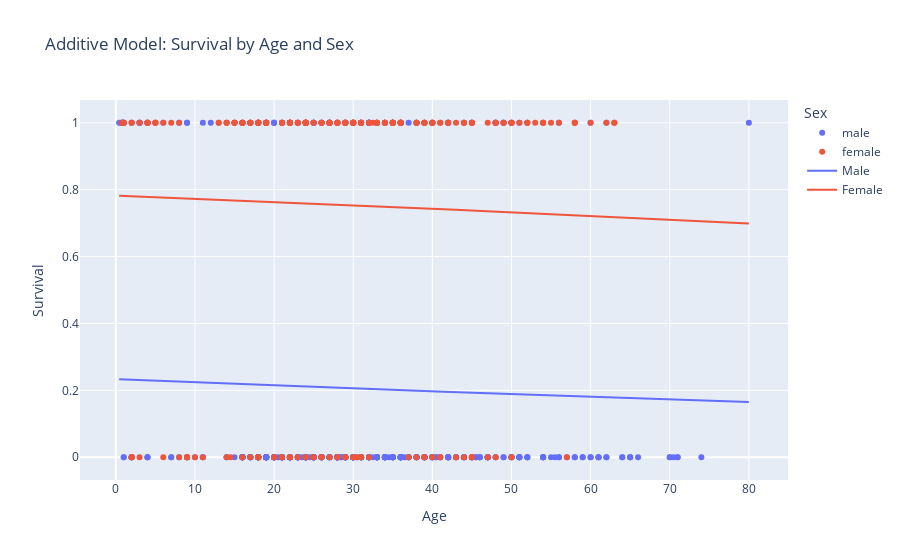
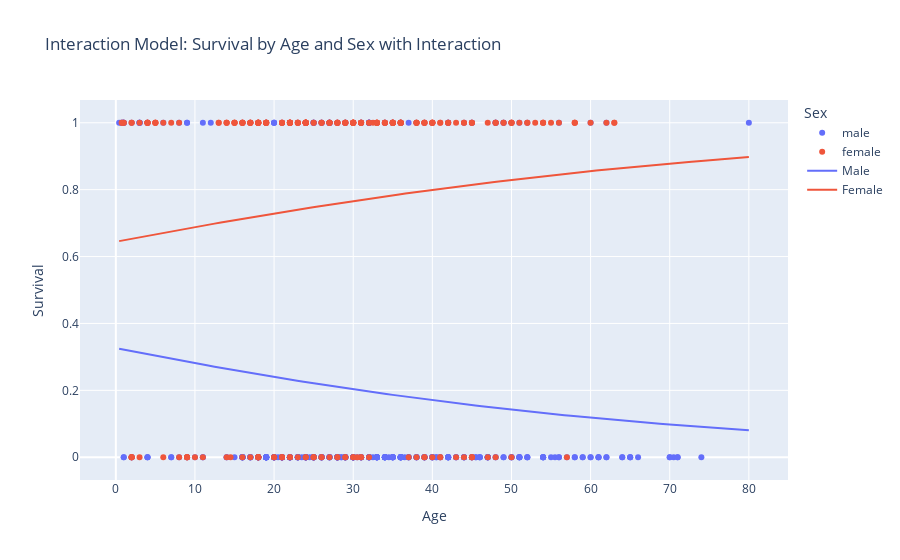

The notebook cell these images were saved under, in order:
### Code cell
#3. 
import pandas as pd
import statsmodels.formula.api as smf
import plotly.express as px
import seaborn as sns
df = sns.load_dataset('titanic')
df = df.dropna(subset=['survived', 'age', 'sex'])
df['sex_binary'] = df['sex'].map({'male': 0, 'female': 1})
additive_formula = 'survived ~ age + sex_binary'
additive_model = smf.logit(additive_formula, data=df).fit()
print(additive_model.summary())
interaction_formula = 'survived ~ age * sex_binary'
interaction_model = smf.logit(interaction_formula, data=df).fit()
print(interaction_model.summary())
# Simulate data for plotting
import numpy as np

# Create a range of ages
age_range = np.linspace(df['age'].min(), df['age'].max(), 100)

# Predict survival probabilities for males and females
male_preds = additive_model.predict(pd.DataFrame({'age': age_range, 'sex_binary': 0}))
female_preds = additive_model.predict(pd.DataFrame({'age': age_range, 'sex_binary': 1}))

# Create a DataFrame for plotting
plot_df = pd.DataFrame({
    'age': np.concatenate([age_range, age_range]),
    'survival_probability': np.concatenate([male_preds, female_preds]),
    'sex': ['Male']*100 + ['Female']*100
})

# Plot the data
fig = px.scatter(df, x='age', y='survived', color='sex',
                 labels={'survived': 'Survival', 'age': 'Age', 'sex': 'Sex'},
                 title='Additive Model: Survival by Age and Sex')

# Add lines
fig.add_traces(px.line(plot_df, x='age', y='survival_probability', color='sex').data)

fig.show()
# Predict survival probabilities with interaction
male_preds_int = interaction_model.predict(pd.DataFrame({'age': age_range, 'sex_binary': 0}))
female_preds_int = interaction_model.predict(pd.DataFrame({'age': age_range, 'sex_binary': 1}))

# Create a DataFrame for plotting
plot_df_int = pd.DataFrame({
    'age': np.concatenate([age_range, age_range]),
    'survival_probability': np.concatenate([male_preds_int, female_preds_int]),
    'sex': ['Male']*100 + ['Female']*100
})

# Plot the data
fig_int = px.scatter(df, x='age', y='survived', color='sex',
                     labels={'survived': 'Survival', 'age': 'Age', 'sex': 'Sex'},
                     title='Interaction Model: Survival by Age and Sex with Interaction')

# Add lines
fig_int.add_traces(px.line(plot_df_int, x='age', y='survival_probability', color='sex').data)

fig_int.show()

### Figure 1 — Plotly figure (JSON) as saved in the notebook; plotly's stock layout.template omitted (floating-point values rounded to 4 significant figures; data arrays with more than 128 entries replaced by an {"elided": "..."} marker saying what was removed)
{"data": [{"hovertemplate": "Sex=male<br>Age=%{x}<br>Survival=%{y}<extra></extra>", "legendgroup": "male", "marker": {"color": "#636efa", "symbol": "circle"}, "mode": "markers", "name": "male", "orientation": "v", "showlegend": true, "type": "scatter", "x": {"elided": "453 float values"}, "xaxis": "x", "y": {"elided": "453 int values"}, "yaxis": "y"}, {"hovertemplate": "Sex=female<br>Age=%{x}<br>Survival=%{y}<extra></extra>", "legendgroup": "female", "marker": {"color": "#EF553B", "symbol": "circle"}, "mode": "markers", "name": "female", "orientation": "v", "showlegend": true, "type": "scatter", "x": {"elided": "261 float values"}, "xaxis": "x", "y": {"elided": "261 int values"}, "yaxis": "y"}, {"hovertemplate": "sex=Male<br>age=%{x}<br>survival_probability=%{y}<extra></extra>", "legendgroup": "Male", "line": {"color": "#636efa", "dash": "solid"}, "marker": {"symbol": "circle"}, "mode": "lines", "name": "Male", "orientation": "v", "showlegend": true, "type": "scatter", "x": [0.42, 1.224, 2.028, 2.832, 3.635, 4.439, 5.243, 6.047, 6.851, 7.655, 8.458, 9.262, 10.07, 10.87, 11.67, 12.48, 13.28, 14.09, 14.89, 15.69, 16.5, 17.3, 18.1, 18.91, 19.71, 20.52, 21.32, 22.12, 22.93, 23.73, 24.54, 25.34, 26.14, 26.95, 27.75, 28.55, 29.36, 30.16, 30.97, 31.77, 32.57, 33.38, 34.18, 34.99, 35.79, 36.59, 37.4, 38.2, 39.0, 39.81, 40.61, 41.42, 42.22, 43.02, 43.83, 44.63, 45.43, 46.24, 47.04, 47.85, 48.65, 49.45, 50.26, 51.06, 51.87, 52.67, 53.47, 54.28, 55.08, 55.88, 56.69, 57.49, 58.3, 59.1, 59.9, 60.71, 61.51, 62.32, 63.12, 63.92, 64.73, 65.53, 66.33, 67.14, 67.94, 68.75, 69.55, 70.35, 71.16, 71.96, 72.77, 73.57, 74.37, 75.18, 75.98, 76.78, 77.59, 78.39, 79.2, 80], "xaxis": "x", "y": [0.2331, 0.2323, 0.2315, 0.2308, 0.23, 0.2292, 0.2284, 0.2277, 0.2269, 0.2261, 0.2254, 0.2246, 0.2239, 0.2231, 0.2224, 0.2216, 0.2209, 0.2201, 0.2194, 0.2186, 0.2179, 0.2171, 0.2164, 0.2156, 0.2149, 0.2142, 0.2134, 0.2127, 0.212, 0.2112, 0.2105, 0.2098, 0.2091, 0.2084, 0.2076, 0.2069, 0.2062, 0.2055, 0.2048, 0.2041, 0.2034, 0.2027, 0.202, 0.2013, 0.2006, 0.1999, 0.1992, 0.1985, 0.1978, 0.1971, 0.1964, 0.1957, 0.195, 0.1943, 0.1937, 0.193, 0.1923, 0.1916, 0.1909, 0.1903, 0.1896, 0.1889, 0.1883, 0.1876, 0.1869, 0.1863, 0.1856, 0.185, 0.1843, 0.1836, 0.183, 0.1823, 0.1817, 0.181, 0.1804, 0.1798, 0.1791, 0.1785, 0.1778, 0.1772, 0.1766, 0.1759, 0.1753, 0.1747, 0.174, 0.1734, 0.1728, 0.1722, 0.1715, 0.1709, 0.1703, 0.1697, 0.1691, 0.1685, 0.1679, 0.1672, 0.1666, 0.166, 0.1654, 0.1648], "yaxis": "y"}, {"hovertemplate": "sex=Female<br>age=%{x}<br>survival_probability=%{y}<extra></extra>", "legendgroup": "Female", "line": {"color": "#EF553B", "dash": "solid"}, "marker": {"symbol": "circle"}, "mode": "lines", "name": "Female", "orientation": "v", "showlegend": true, "type": "scatter", "x": [0.42, 1.224, 2.028, 2.832, 3.635, 4.439, 5.243, 6.047, 6.851, 7.655, 8.458, 9.262, 10.07, 10.87, 11.67, 12.48, 13.28, 14.09, 14.89, 15.69, 16.5, 17.3, 18.1, 18.91, 19.71, 20.52, 21.32, 22.12, 22.93, 23.73, 24.54, 25.34, 26.14, 26.95, 27.75, 28.55, 29.36, 30.16, 30.97, 31.77, 32.57, 33.38, 34.18, 34.99, 35.79, 36.59, 37.4, 38.2, 39.0, 39.81, 40.61, 41.42, 42.22, 43.02, 43.83, 44.63, 45.43, 46.24, 47.04, 47.85, 48.65, 49.45, 50.26, 51.06, 51.87, 52.67, 53.47, 54.28, 55.08, 55.88, 56.69, 57.49, 58.3, 59.1, 59.9, 60.71, 61.51, 62.32, 63.12, 63.92, 64.73, 65.53, 66.33, 67.14, 67.94, 68.75, 69.55, 70.35, 71.16, 71.96, 72.77, 73.57, 74.37, 75.18, 75.98, 76.78, 77.59, 78.39, 79.2, 80], "xaxis": "x", "y": [0.7816, 0.7809, 0.7801, 0.7794, 0.7786, 0.7779, 0.7771, 0.7763, 0.7756, 0.7748, 0.7741, 0.7733, 0.7725, 0.7718, 0.771, 0.7702, 0.7695, 0.7687, 0.7679, 0.7671, 0.7663, 0.7656, 0.7648, 0.764, 0.7632, 0.7624, 0.7616, 0.7608, 0.76, 0.7592, 0.7584, 0.7576, 0.7568, 0.756, 0.7552, 0.7544, 0.7536, 0.7528, 0.752, 0.7512, 0.7504, 0.7495, 0.7487, 0.7479, 0.7471, 0.7463, 0.7454, 0.7446, 0.7438, 0.7429, 0.7421, 0.7413, 0.7404, 0.7396, 0.7387, 0.7379, 0.7371, 0.7362, 0.7354, 0.7345, 0.7337, 0.7328, 0.732, 0.7311, 0.7302, 0.7294, 0.7285, 0.7277, 0.7268, 0.7259, 0.7251, 0.7242, 0.7233, 0.7224, 0.7216, 0.7207, 0.7198, 0.7189, 0.718, 0.7172, 0.7163, 0.7154, 0.7145, 0.7136, 0.7127, 0.7118, 0.7109, 0.71, 0.7091, 0.7082, 0.7073, 0.7064, 0.7055, 0.7046, 0.7037, 0.7028, 0.7019, 0.701, 0.7001, 0.6991], "yaxis": "y"}], "layout": {"legend": {"title": {"text": "Sex"}, "tracegroupgap": 0}, "title": {"text": "Additive Model: Survival by Age and Sex"}, "xaxis": {"anchor": "y", "domain": [0, 1], "title": {"text": "Age"}}, "yaxis": {"anchor": "x", "domain": [0, 1], "title": {"text": "Survival"}}}}

### Figure 2 — Plotly figure (JSON) as saved in the notebook; plotly's stock layout.template omitted (floating-point values rounded to 4 significant figures; data arrays with more than 128 entries replaced by an {"elided": "..."} marker saying what was removed)
{"data": [{"hovertemplate": "Sex=male<br>Age=%{x}<br>Survival=%{y}<extra></extra>", "legendgroup": "male", "marker": {"color": "#636efa", "symbol": "circle"}, "mode": "markers", "name": "male", "orientation": "v", "showlegend": true, "type": "scatter", "x": {"elided": "453 float values"}, "xaxis": "x", "y": {"elided": "453 int values"}, "yaxis": "y"}, {"hovertemplate": "Sex=female<br>Age=%{x}<br>Survival=%{y}<extra></extra>", "legendgroup": "female", "marker": {"color": "#EF553B", "symbol": "circle"}, "mode": "markers", "name": "female", "orientation": "v", "showlegend": true, "type": "scatter", "x": {"elided": "261 float values"}, "xaxis": "x", "y": {"elided": "261 int values"}, "yaxis": "y"}, {"hovertemplate": "sex=Male<br>age=%{x}<br>survival_probability=%{y}<extra></extra>", "legendgroup": "Male", "line": {"color": "#636efa", "dash": "solid"}, "marker": {"symbol": "circle"}, "mode": "lines", "name": "Male", "orientation": "v", "showlegend": true, "type": "scatter", "x": [0.42, 1.224, 2.028, 2.832, 3.635, 4.439, 5.243, 6.047, 6.851, 7.655, 8.458, 9.262, 10.07, 10.87, 11.67, 12.48, 13.28, 14.09, 14.89, 15.69, 16.5, 17.3, 18.1, 18.91, 19.71, 20.52, 21.32, 22.12, 22.93, 23.73, 24.54, 25.34, 26.14, 26.95, 27.75, 28.55, 29.36, 30.16, 30.97, 31.77, 32.57, 33.38, 34.18, 34.99, 35.79, 36.59, 37.4, 38.2, 39.0, 39.81, 40.61, 41.42, 42.22, 43.02, 43.83, 44.63, 45.43, 46.24, 47.04, 47.85, 48.65, 49.45, 50.26, 51.06, 51.87, 52.67, 53.47, 54.28, 55.08, 55.88, 56.69, 57.49, 58.3, 59.1, 59.9, 60.71, 61.51, 62.32, 63.12, 63.92, 64.73, 65.53, 66.33, 67.14, 67.94, 68.75, 69.55, 70.35, 71.16, 71.96, 72.77, 73.57, 74.37, 75.18, 75.98, 76.78, 77.59, 78.39, 79.2, 80], "xaxis": "x", "y": [0.3245, 0.3208, 0.317, 0.3133, 0.3096, 0.306, 0.3023, 0.2987, 0.2951, 0.2915, 0.288, 0.2845, 0.281, 0.2775, 0.2741, 0.2707, 0.2673, 0.2639, 0.2606, 0.2573, 0.254, 0.2508, 0.2476, 0.2444, 0.2412, 0.2381, 0.235, 0.2319, 0.2288, 0.2258, 0.2228, 0.2198, 0.2169, 0.214, 0.2111, 0.2083, 0.2054, 0.2026, 0.1999, 0.1971, 0.1944, 0.1917, 0.1891, 0.1865, 0.1839, 0.1813, 0.1787, 0.1762, 0.1737, 0.1713, 0.1689, 0.1665, 0.1641, 0.1617, 0.1594, 0.1571, 0.1549, 0.1526, 0.1504, 0.1482, 0.1461, 0.1439, 0.1418, 0.1397, 0.1377, 0.1356, 0.1336, 0.1317, 0.1297, 0.1278, 0.1259, 0.124, 0.1221, 0.1203, 0.1185, 0.1167, 0.1149, 0.1132, 0.1115, 0.1098, 0.1081, 0.1065, 0.1048, 0.1032, 0.1016, 0.1001, 0.09855, 0.09703, 0.09553, 0.09405, 0.0926, 0.09116, 0.08974, 0.08835, 0.08697, 0.08561, 0.08428, 0.08296, 0.08166, 0.08037], "yaxis": "y"}, {"hovertemplate": "sex=Female<br>age=%{x}<br>survival_probability=%{y}<extra></extra>", "legendgroup": "Female", "line": {"color": "#EF553B", "dash": "solid"}, "marker": {"symbol": "circle"}, "mode": "lines", "name": "Female", "orientation": "v", "showlegend": true, "type": "scatter", "x": [0.42, 1.224, 2.028, 2.832, 3.635, 4.439, 5.243, 6.047, 6.851, 7.655, 8.458, 9.262, 10.07, 10.87, 11.67, 12.48, 13.28, 14.09, 14.89, 15.69, 16.5, 17.3, 18.1, 18.91, 19.71, 20.52, 21.32, 22.12, 22.93, 23.73, 24.54, 25.34, 26.14, 26.95, 27.75, 28.55, 29.36, 30.16, 30.97, 31.77, 32.57, 33.38, 34.18, 34.99, 35.79, 36.59, 37.4, 38.2, 39.0, 39.81, 40.61, 41.42, 42.22, 43.02, 43.83, 44.63, 45.43, 46.24, 47.04, 47.85, 48.65, 49.45, 50.26, 51.06, 51.87, 52.67, 53.47, 54.28, 55.08, 55.88, 56.69, 57.49, 58.3, 59.1, 59.9, 60.71, 61.51, 62.32, 63.12, 63.92, 64.73, 65.53, 66.33, 67.14, 67.94, 68.75, 69.55, 70.35, 71.16, 71.96, 72.77, 73.57, 74.37, 75.18, 75.98, 76.78, 77.59, 78.39, 79.2, 80], "xaxis": "x", "y": [0.6461, 0.6497, 0.6533, 0.6569, 0.6605, 0.664, 0.6675, 0.671, 0.6745, 0.678, 0.6815, 0.6849, 0.6883, 0.6917, 0.695, 0.6984, 0.7017, 0.705, 0.7083, 0.7116, 0.7148, 0.718, 0.7212, 0.7244, 0.7275, 0.7307, 0.7338, 0.7369, 0.7399, 0.7429, 0.746, 0.749, 0.7519, 0.7549, 0.7578, 0.7607, 0.7635, 0.7664, 0.7692, 0.772, 0.7748, 0.7775, 0.7803, 0.783, 0.7857, 0.7883, 0.7909, 0.7935, 0.7961, 0.7987, 0.8012, 0.8037, 0.8062, 0.8087, 0.8111, 0.8135, 0.8159, 0.8183, 0.8206, 0.823, 0.8252, 0.8275, 0.8298, 0.832, 0.8342, 0.8364, 0.8385, 0.8407, 0.8428, 0.8449, 0.8469, 0.849, 0.851, 0.853, 0.855, 0.8569, 0.8588, 0.8608, 0.8626, 0.8645, 0.8663, 0.8682, 0.87, 0.8718, 0.8735, 0.8753, 0.877, 0.8787, 0.8804, 0.882, 0.8836, 0.8853, 0.8869, 0.8884, 0.89, 0.8915, 0.8931, 0.8946, 0.8961, 0.8975], "yaxis": "y"}], "layout": {"legend": {"title": {"text": "Sex"}, "tracegroupgap": 0}, "title": {"text": "Interaction Model: Survival by Age and Sex with Interaction"}, "xaxis": {"anchor": "y", "domain": [0, 1], "title": {"text": "Age"}}, "yaxis": {"anchor": "x", "domain": [0, 1], "title": {"text": "Survival"}}}}
